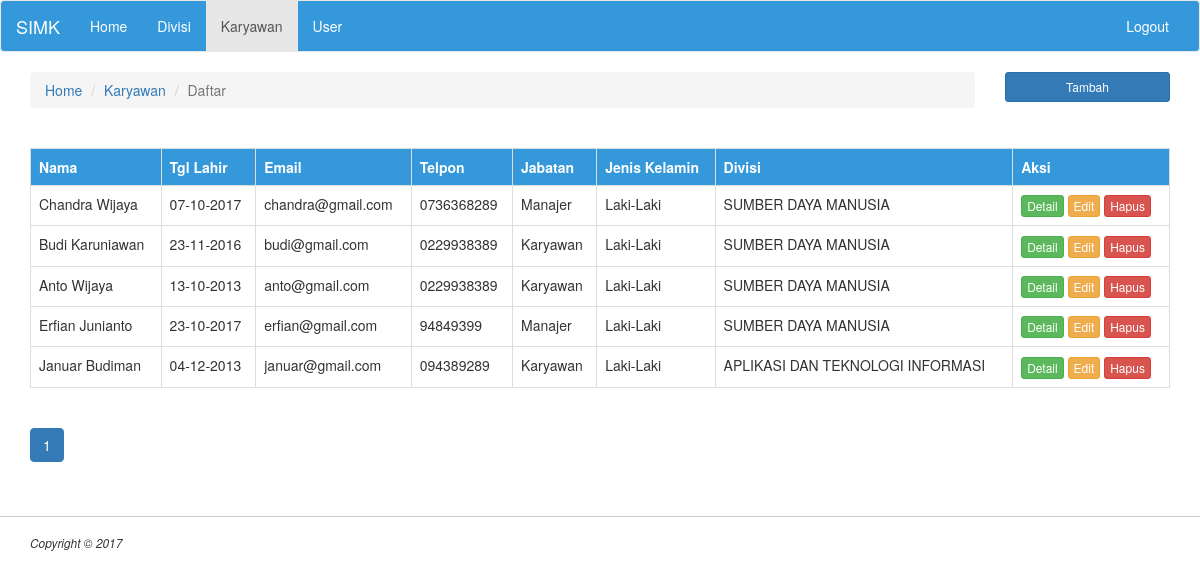
Screenshot of /karyawan/index.php (signed in) with the database file from the repository.
### tables this page shows
CREATE TABLE IF NOT EXISTS `karyawan` (
  `karyawanid` int(11) NOT NULL AUTO_INCREMENT,
  `nama` varchar(30) DEFAULT NULL,
  `email` varchar(30) DEFAULT NULL,
  `telpon` varchar(15) DEFAULT NULL,
  `jabatan` varchar(30) DEFAULT NULL,
  `jeniskelamin` enum('L','P') DEFAULT NULL,
  `divisiid` int(11) DEFAULT NULL,
  `tgllahir` date DEFAULT NULL,
  PRIMARY KEY (`karyawanid`),
  KEY `fk_karyawan_divisi` (`divisiid`),
  CONSTRAINT `fk_karyawan_divisi` FOREIGN KEY (`divisiid`) REFERENCES `divisi` (`divisiid`)
);

CREATE TABLE IF NOT EXISTS `divisi` (
  `divisiid` int(11) NOT NULL AUTO_INCREMENT,
  `kode` char(3) DEFAULT NULL,
  `nama` varchar(100) DEFAULT NULL,
  PRIMARY KEY (`divisiid`)
);

### konfigurasi/function.php (called while the page is built, shortened)
<?php
function execute_query($con, $query){
	$result = mysqli_query($con, $query) or die (mysqli_error($con));
	return $result;
}
function is_admin(){
	if(isset($_SESSION['role'])){
		if($_SESSION['role'] == 'ADMIN'){
			return true;
		}else{
			return false;
		}
	}else{
		return false;
	}
}

### karyawan/index.php (the view, shortened to what this page needs)
<?php
	include('../fragment/header.php');
	include('../konfigurasi/function.php');
	$active_karyawan='class="active"';
?>
	<?php include('../fragment/menu.php'); ?>
	<div class="row">
		<div class="col-sm-10">
			<ol class="breadcrumb">
			  <li><a href="#">Home</a></li>
			  <li><a href="#">Karyawan</a></li>
			  <li class="active">Daftar</li>
			</ol>
		</div>
		<div class="col-sm-2">
			<?php
			if(is_admin()){
				echo '<a href="tambah.php" class="btn btn-sm btn-primary pull-right col-sm-12">Tambah</a>';
			}
			?>
		</div>
	</div>
	<main>
		<table class="table table-hover" border="1" bordercolor="#ddd">
			<thead>
				<tr>
					<th>Nama</th>
					<th>Tgl Lahir</th>
					<th>Email</th>
					<th>Telpon</th>
					<th>Jabatan</th>
					<th>Jenis Kelamin</th>
					<th>Divisi</th>
					<th>Aksi</th>
				</tr>
			</thead>
			<?php
				$limit = 5;
				if(isset($_GET['page'])){
					$page = $_GET['page'];
				}else{
					$page = 1;
				}
				$start_from = ($page - 1) * $limit;
				$con 	= connect_db();
				$query 	= "SELECT k.*, d.nama as namadivisi FROM karyawan k INNER JOIN divisi d ON d.divisiid = k.divisiid LIMIT $start_from, $limit";
				$result = execute_query($con, $query);
			?>
			<tbody>
				<?php
					while ($data = mysqli_fetch_array($result)) {
				?>
				<tr>
					<td><?=$data['nama'];?></td>
					<td><?=date('d-m-Y', strtotime($data['tgllahir']));?></td>
					<td><?=$data['email'];?></td>
					<td><?=$data['telpon'];?></td>
					<td><?=$data['jabatan'];?></td>
					<td><?=$data['jeniskelamin']=='L'?'Laki-Laki':'Perempuan';?></td>
					<td><?=$data['namadivisi'];?></td>
					<td>
						<?php
						if(is_admin()){
							?>
							<a href="detail.php?karyawanid=<?=$data['karyawanid'];?>" class="btn btn-xs btn-success"> Detail </a>
							<a href="edit.php?karyawanid=<?=$data['karyawanid'];?>" class="btn btn-xs btn-warning"> Edit </a>
							<a href="hapus.php?karyawanid=<?=$data['karyawanid'];?>" class="btn btn-xs btn-danger"> Hapus </a>
							<?php
						}else{
							?>
							<a href="detail.php?karyawanid=<?=$data['karyawanid'];?>" class="btn btn-xs btn-success"> Detail </a>
							<?php
						}
						?>
					</td>
				</tr>
				<?php
				}
				?>
			</tbody>
		</table>
		<?php
			$query_total 	= "SELECT * FROM karyawan";
			$result_total 	= execute_query($con, $query_total);
			$total_row 		= mysqli_num_rows($result_total);
			$total_page 	= ceil($total_row / $limit);
		?>
		<nav aria-label="Page navigation">
		  <ul class="pagination">
		    <?php
		    for ($i=1; $i <= $total_page; $i++) {
		    	if($page == $i){
					echo "<li class='active'><a href='index.php?page=".$i."'>".$i."</a></li>";
		    	}else{
		    		echo "<li><a href='index.php?page=".$i."'>".$i."</a></li>";
		    	}
			}
		    ?>
		  </ul>
		</nav>
	</main>
	<?php include('../fragment/footer.php'); ?>

### fragment/header.php (shortened to what this page needs)
<!DOCTYPE html>
<html>
<head>
    <link rel="stylesheet" href="https://maxcdn.bootstrapcdn.com/bootstrap/3.3.7/css/bootstrap.min.css">
    <link rel="stylesheet" href="<?=BASEPATH;?>/style/style.css">
    <link rel="stylesheet" type="text/css" href="https://cdnjs.cloudflare.com/ajax/libs/font-awesome/4.7.0/css/font-awesome.css">
    <link rel="stylesheet" href="<?=BASEPATH;?>/assets/bootstrap-datepicker/bootstrap-datepicker.css">
</head>
<body>

### fragment/menu.php (shortened to what this page needs)
<nav class="navbar navbar-default">
  <div class="container-fluid">
    <div class="navbar-header">
      <a class="navbar-brand" href="#">SIMK</a>
    </div>
    <div class="collapse navbar-collapse" id="bs-example-navbar-collapse-1">
      <ul class="nav navbar-nav">
        <li <?=$active_home;?> ><a href="<?=BASEPATH?>/index.php">Home</a></li>
        <li <?=$active_divisi;?> ><a href="<?=BASEPATH?>/divisi">Divisi</a></li>
        <?php
        if($_SESSION['islogin'] == true){
          if(!is_admin()){
            echo'<li '.$active_karyawan.'><a href="'.BASEPATH.'/karyawan">Karyawan</a></li>';
            echo'<li '.$active_user.' ><a href="'.BASEPATH.'/users/ubah_password.php">Ubah Password</a></li>';
          }else{
            echo'<li '.$active_karyawan.'><a href="'.BASEPATH.'/karyawan">Karyawan</a></li>';
            echo '<li '.$active_user.' ><a href="'.BASEPATH.'/users">User</a></li>';
          }
        }
        ?>
      </ul>
      <ul class="nav navbar-nav navbar-right">
        <?php
        if($_SESSION['islogin'] == true){
        ?>
        <li><a href="<?=BASEPATH?>/logout.php">Logout</a></li>
        <?php
        }
        ?>
      </ul>
    </div>
  </div>
</nav>
<div class="container">

### fragment/footer.php (shortened to what this page needs)
	</div>
	<footer>
		<div class="footer">
			<div class="container">
				<small><i>Copyright &copy; 2017</i></small>
			</div>
		</div>
	</footer>
</body>
</html>

### style/style.css (style rules this page uses)
footer { width: 100%; position: relative; bottom: 20px; left: 0; }
.footer { border-top: 1px solid #ccc; margin-top: 50px; padding-top: 15px; }
.table > thead > tr > th { vertical-align: bottom; border-bottom: 1px solid #ddd; background: #3498db; color: #fff; }
.navbar-default { background-color: #3498db; border-color: #e7e7e7; }
.navbar-default .navbar-nav>li>a { color: #FFF; }
.navbar-default .navbar-brand { color: #FFF; }

### rows the page displays
karyawan: nama "Chandra Wijaya", tgllahir "07-10-2017", email "chandra@gmail.com", telpon "0736368289", jabatan "Manajer", jeniskelamin "Laki-Laki", divisiid.nama "SUMBER DAYA MANUSIA"
karyawan: nama "Budi Karuniawan", tgllahir "23-11-2016", email "budi@gmail.com", telpon "0229938389", jabatan "Karyawan", jeniskelamin "Laki-Laki", divisiid.nama "SUMBER DAYA MANUSIA"
karyawan: nama "Anto Wijaya", tgllahir "13-10-2013", email "anto@gmail.com", telpon "0229938389", jabatan "Karyawan", jeniskelamin "Laki-Laki", divisiid.nama "SUMBER DAYA MANUSIA"
karyawan: nama "Erfian Junianto", tgllahir "23-10-2017", email "erfian@gmail.com", telpon "94849399", jabatan "Manajer", jeniskelamin "Laki-Laki", divisiid.nama "SUMBER DAYA MANUSIA"
karyawan: nama "Januar Budiman", tgllahir "04-12-2013", email "januar@gmail.com", telpon "094389289", jabatan "Karyawan", jeniskelamin "Laki-Laki", divisiid.nama "APLIKASI DAN TEKNOLOGI INFORMASI"
